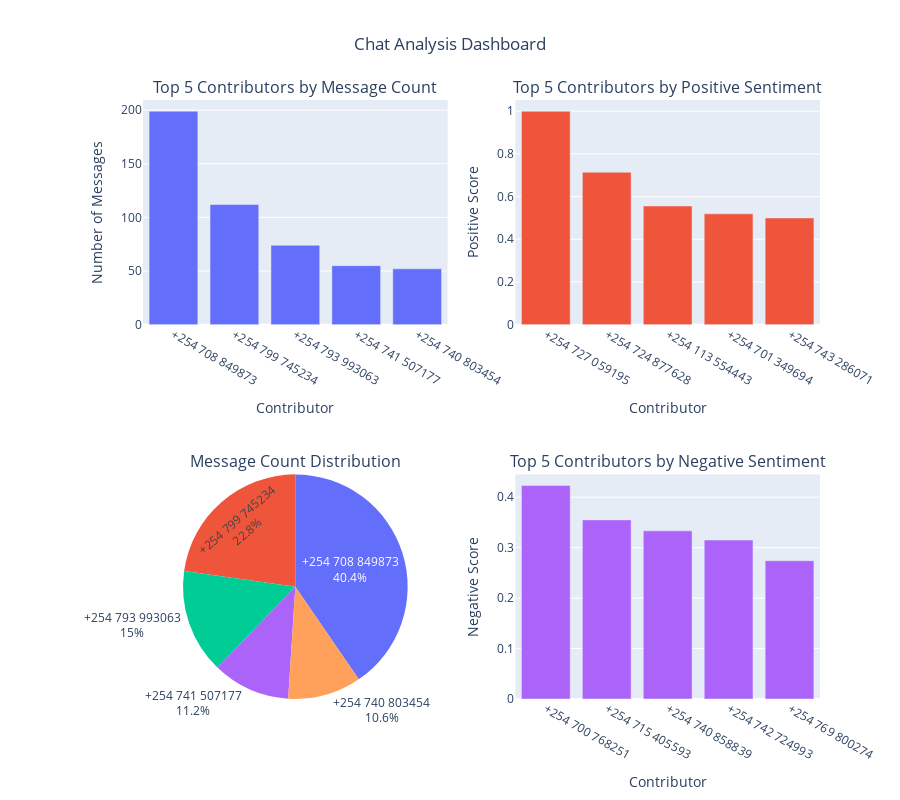

Source (notebook cell):
### Code cell
import pandas as pd
import plotly.express as px
import plotly.graph_objects as go
from plotly.subplots import make_subplots
from IPython.display import clear_output

def analyze_contributors():
    try:
        # Show loading indicator
        show_loading()
        
        # Create figure first
        fig = make_subplots(
            rows=2, cols=2,
            subplot_titles=(
                'Top 5 Contributors by Message Count',
                'Top 5 Contributors by Positive Sentiment',
                'Message Count Distribution',
                'Top 5 Contributors by Negative Sentiment'
            ),
            specs=[[{"type": "bar"}, {"type": "bar"}],
                  [{"type": "pie"}, {"type": "bar"}]]
        )
        
        # Calculate all data first
        top_contributors = df['sender'].value_counts().head(5)
        sender_sentiments = df.groupby('sender').agg({
            'positive_score': 'mean',
            'negative_score': 'mean',
            'compound_score': 'mean',
            'sender': 'count'
        }).rename(columns={'sender': 'message_count'})
        
        top_positive = sender_sentiments.nlargest(5, 'positive_score')
        top_negative = sender_sentiments.nlargest(5, 'negative_score')
        
        # Clear previous output including loading indicator
        clear_output(wait=True)
        
        # Add all traces
        fig.add_trace(
            go.Bar(x=top_contributors.index, y=top_contributors.values, name="Message Count"),
            row=1, col=1
        )
        
        fig.add_trace(
            go.Bar(x=top_positive.index, y=top_positive['positive_score'], name="Positive Score"),
            row=1, col=2
        )
        
        fig.add_trace(
            go.Pie(labels=top_contributors.index, values=top_contributors.values, name="Distribution"),
            row=2, col=1
        )
        
        fig.add_trace(
            go.Bar(x=top_negative.index, y=top_negative['negative_score'], name="Negative Score"),
            row=2, col=2
        )
        
        # Update layout
        fig.update_layout(
            height=800,
            showlegend=False,
            title_text="Chat Analysis Dashboard",
            title_x=0.5
        )
        
        # Update axes labels and traces
        fig.update_xaxes(title_text="Contributor", row=1, col=1)
        fig.update_yaxes(title_text="Number of Messages", row=1, col=1)
        fig.update_xaxes(title_text="Contributor", row=1, col=2)
        fig.update_yaxes(title_text="Positive Score", row=1, col=2)
        fig.update_xaxes(title_text="Contributor", row=2, col=2)
        fig.update_yaxes(title_text="Negative Score", row=2, col=2)
        fig.update_traces(textinfo='percent+label', selector=dict(type='pie'))
        
        # Display everything at once
        with pd.option_context('display.max_rows', None):
            fig.show()
            print("\nDetailed Statistics:")
            print("\nTop 5 Contributors by Message Count:")
            print(top_contributors)
            print("\nTop 5 Positive Contributors (Average Positive Score):")
            print(top_positive[['positive_score', 'message_count']])
            print("\nTop 5 Negative Contributors (Average Negative Score):")
            print(top_negative[['negative_score', 'message_count']])
            
    except Exception as e:
        print(f"An error occurred: {str(e)}")
# Run the analysis
analyze_contributors()

### Figure 1 — Plotly figure (JSON) as saved in the notebook; plotly's stock layout.template omitted (floating-point values rounded to 4 significant figures)
{"data": [{"name": "Message Count", "type": "bar", "x": ["+254 708 849873", "+254 799 745234", "+254 793 993063", "+254 741 507177", "+254 740 803454"], "xaxis": "x", "y": [199, 112, 74, 55, 52], "yaxis": "y"}, {"name": "Positive Score", "type": "bar", "x": ["+254 727 059195", "+254 724 877628", "+254 113 554443", "+254 701 349694", "+254 743 286071"], "xaxis": "x2", "y": [1, 0.714, 0.556, 0.519, 0.5], "yaxis": "y2"}, {"domain": {"x": [0, 0.45], "y": [0, 0.375]}, "labels": ["+254 708 849873", "+254 799 745234", "+254 793 993063", "+254 741 507177", "+254 740 803454"], "name": "Distribution", "textinfo": "percent+label", "type": "pie", "values": [199, 112, 74, 55, 52]}, {"name": "Negative Score", "type": "bar", "x": ["+254 700 768251", "+254 715 405593", "+254 740 858839", "+254 742 724993", "+254 769 800274"], "xaxis": "x3", "y": [0.423, 0.355, 0.3333, 0.315, 0.274], "yaxis": "y3"}], "layout": {"annotations": [{"font": {"size": 16}, "showarrow": false, "text": "Top 5 Contributors by Message Count", "x": 0.225, "xanchor": "center", "xref": "paper", "y": 1, "yanchor": "bottom", "yref": "paper"}, {"font": {"size": 16}, "showarrow": false, "text": "Top 5 Contributors by Positive Sentiment", "x": 0.775, "xanchor": "center", "xref": "paper", "y": 1, "yanchor": "bottom", "yref": "paper"}, {"font": {"size": 16}, "showarrow": false, "text": "Message Count Distribution", "x": 0.225, "xanchor": "center", "xref": "paper", "y": 0.375, "yanchor": "bottom", "yref": "paper"}, {"font": {"size": 16}, "showarrow": false, "text": "Top 5 Contributors by Negative Sentiment", "x": 0.775, "xanchor": "center", "xref": "paper", "y": 0.375, "yanchor": "bottom", "yref": "paper"}], "height": 800, "showlegend": false, "title": {"text": "Chat Analysis Dashboard", "x": 0.5}, "xaxis": {"anchor": "y", "domain": [0, 0.45], "title": {"text": "Contributor"}}, "xaxis2": {"anchor": "y2", "domain": [0.55, 1], "title": {"text": "Contributor"}}, "xaxis3": {"anchor": "y3", "domain": [0.55, 1], "title": {"text": "Contributor"}}, "yaxis": {"anchor": "x", "domain": [0.625, 1], "title": {"text": "Number of Messages"}}, "yaxis2": {"anchor": "x2", "domain": [0.625, 1], "title": {"text": "Positive Score"}}, "yaxis3": {"anchor": "x3", "domain": [0, 0.375], "title": {"text": "Negative Score"}}}}
